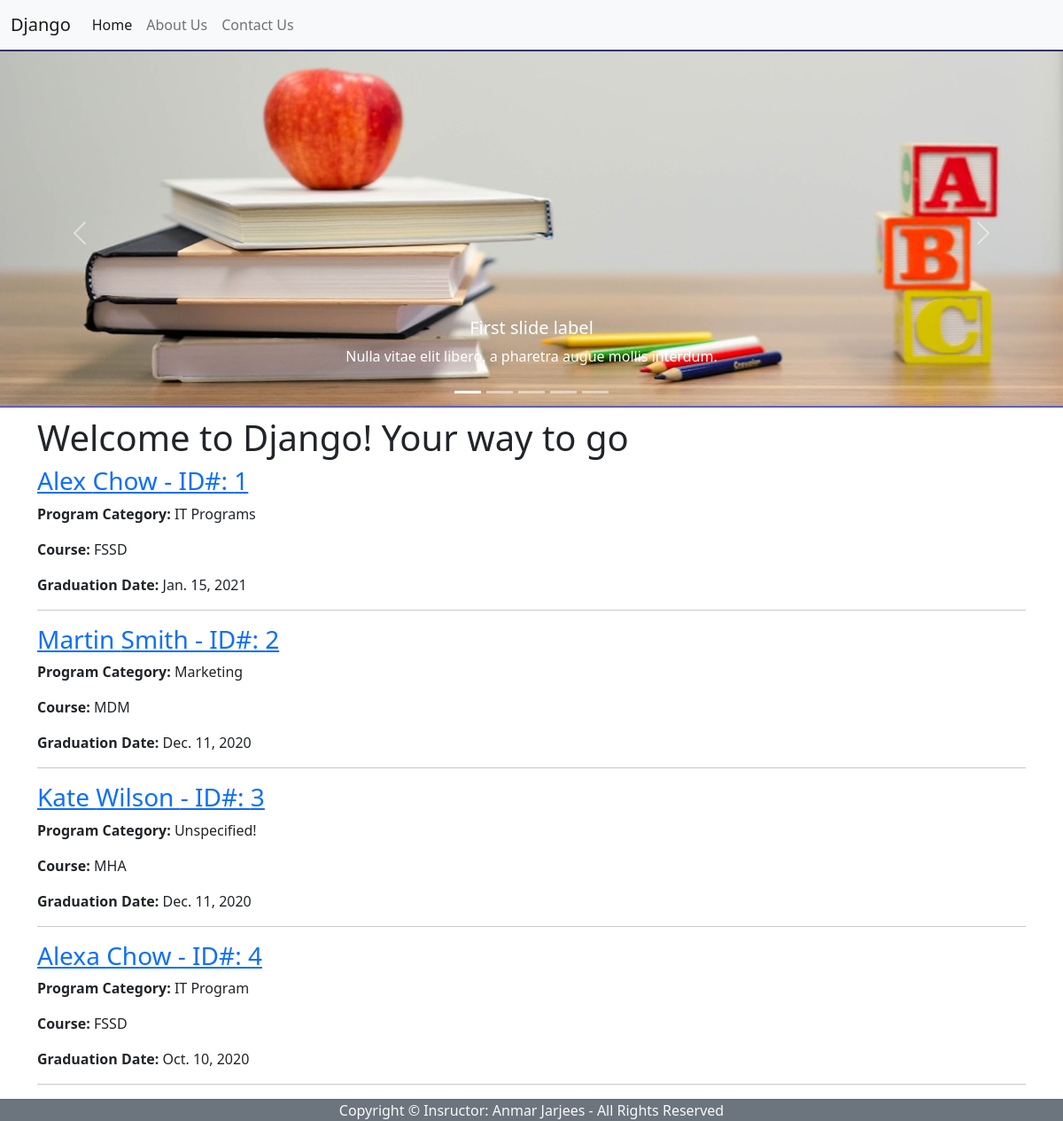
The app's page /, older data.
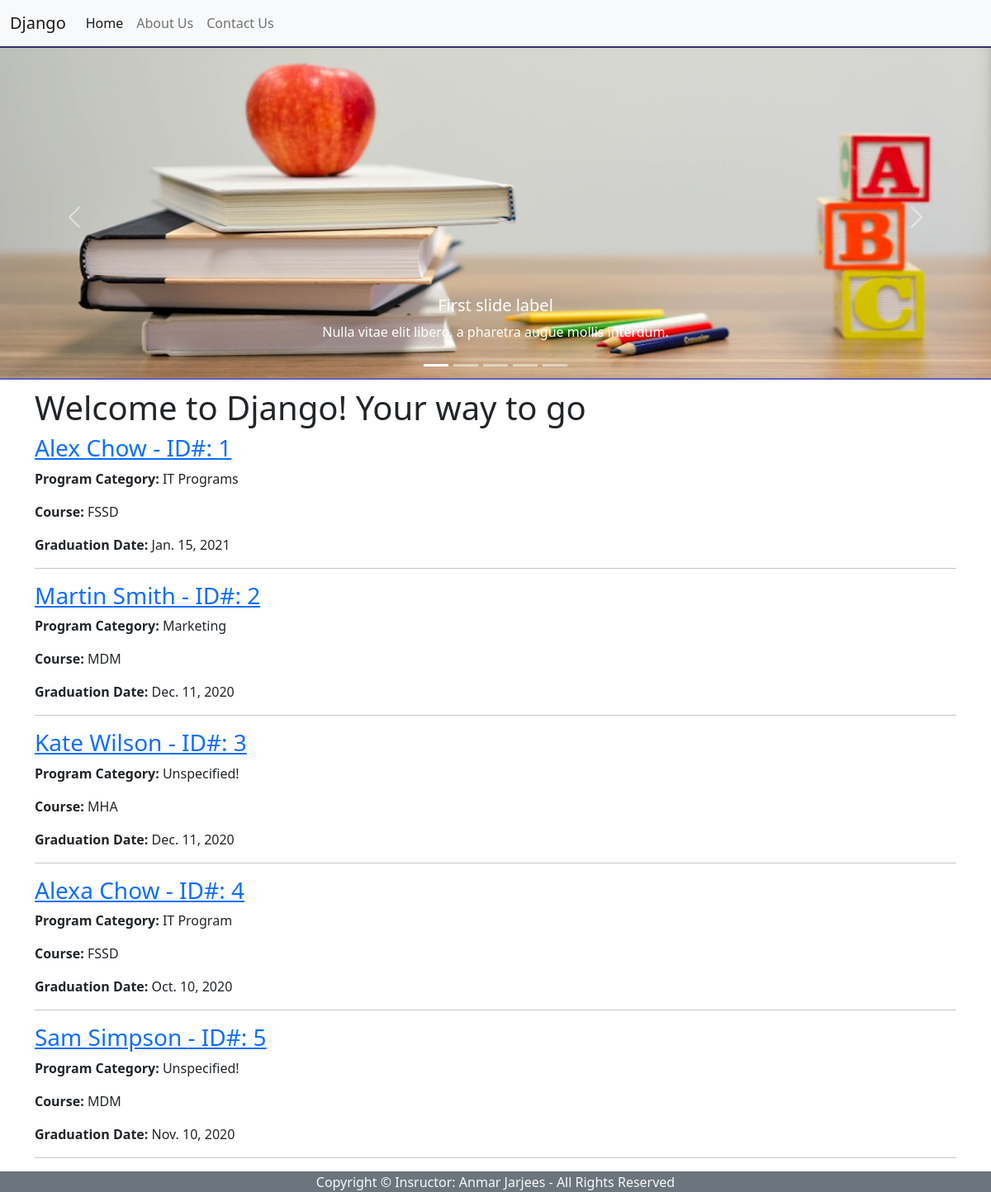
The same page, newer data.
### registration/models.py (models this page shows, shortened)
class Student(models.Model):
    first = models.CharField(max_length=40)
    last = models.CharField(max_length=40)
    program_category = models.CharField(max_length=35, blank=True) # Optional Field (could be empty)
    course = models.CharField(max_length=40)
    course_description = models.TextField(blank=True)
    GENDER_CHOICES = [
    ('M', 'Male'),
    ('F', 'Female'),
    ]
    gender = models.CharField(max_length=1,choices=GENDER_CHOICES, blank=True) # New concept!
    graduation_date = models.DateField()
    last_modified_date = models.DateField(auto_now=True)
    average=models.DecimalField(max_digits=4, decimal_places=2, null=True)
    workshops = models.ManyToManyField('Workshop', blank=True)

### registration/views.py (the view)
# urls.py: 2. Add a URL to urlpatterns:  path('', views.home, name='home')
def home(request):
    students = Student.objects.all()  # This command will grab all the objects in our student table
    return render(request,'home.html',
    {
        'first_h1':'Welcome to Django! Your way to go',
        'students': students,
    })

### registration/templates/home.html (shortened to what this page needs)
{% extends 'base.html' %}
{% block content %}
<h1>{{ first_h1 }}</h1>
{% for student in students %}
    <h3>
        <a href="{% url 'student_detail' student.id %}">
            {{ student.first|lower |capfirst }} {{ student.last|lower |capfirst }} - ID#: {{ student.id }}
        </a>
    </h3>
<p><b>Program Category:</b>
    {% if student.program_category %}
    {{ student.program_category }}
    {% else %}
    Unspecified!
    {% endif %}
</p>
<p><b>Course:</b> {{ student.course }}</p>
<p><b>Graduation Date:</b> {{ student.graduation_date}}</p>
<hr>
{% endfor %}
{% endblock %}

Row changes from the older to the newer data that the page shows:
added Student: first "Sam", last "Simpson", id "5", program_category "Unspecified!", course "MDM", graduation_date "Nov. 10, 2020"
